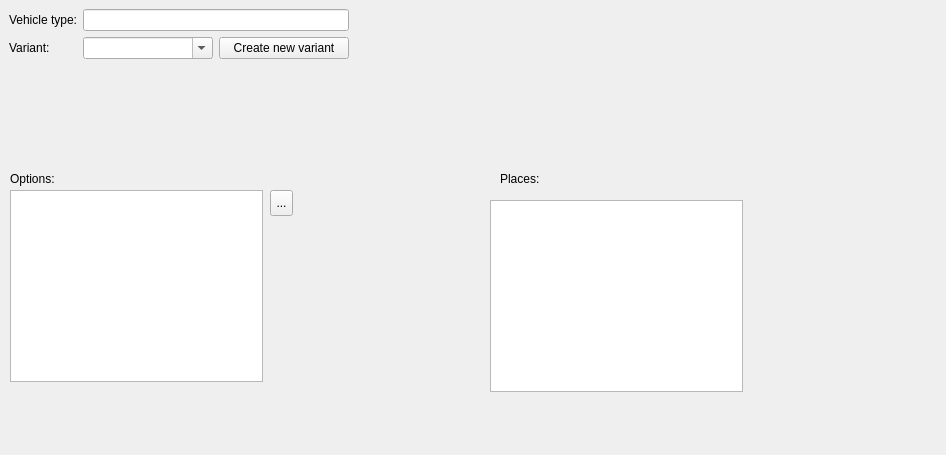
<?xml version="1.0" encoding="UTF-8"?>
<ui version="4.0">
 <class>VehicleTypeEditionWidget</class>
 <widget class="QWidget" name="VehicleTypeEditionWidget">
  <property name="geometry">
   <rect>
    <x>0</x>
    <y>0</y>
    <width>946</width>
    <height>455</height>
   </rect>
  </property>
  <property name="windowTitle">
   <string>Form</string>
  </property>
  <widget class="QLabel" name="label_3">
   <property name="geometry">
    <rect>
     <x>10</x>
     <y>170</y>
     <width>52</width>
     <height>18</height>
    </rect>
   </property>
   <property name="text">
    <string>Options:</string>
   </property>
  </widget>
  <widget class="QLabel" name="label_4">
   <property name="geometry">
    <rect>
     <x>500</x>
     <y>170</y>
     <width>42</width>
     <height>18</height>
    </rect>
   </property>
   <property name="text">
    <string>Places:</string>
   </property>
  </widget>
  <widget class="QTableView" name="tableView">
   <property name="geometry">
    <rect>
     <x>10</x>
     <y>190</y>
     <width>253</width>
     <height>192</height>
    </rect>
   </property>
  </widget>
  <widget class="QTableView" name="tableView_2">
   <property name="geometry">
    <rect>
     <x>490</x>
     <y>200</y>
     <width>253</width>
     <height>192</height>
    </rect>
   </property>
  </widget>
  <widget class="QToolButton" name="toolButton">
   <property name="geometry">
    <rect>
     <x>270</x>
     <y>190</y>
     <width>23</width>
     <height>26</height>
    </rect>
   </property>
   <property name="text">
    <string>...</string>
   </property>
  </widget>
  <widget class="QWidget" name="">
   <property name="geometry">
    <rect>
     <x>9</x>
     <y>9</y>
     <width>340</width>
     <height>68</height>
    </rect>
   </property>
   <layout class="QFormLayout" name="formLayout">
    <item row="0" column="0">
     <widget class="QLabel" name="label">
      <property name="text">
       <string>Vehicle type:</string>
      </property>
     </widget>
    </item>
    <item row="0" column="1">
     <widget class="QLineEdit" name="lineEdit"/>
    </item>
    <item row="1" column="0">
     <widget class="QLabel" name="label_2">
      <property name="text">
       <string>Variant:</string>
      </property>
     </widget>
    </item>
    <item row="1" column="1">
     <layout class="QHBoxLayout" name="horizontalLayout">
      <item>
       <widget class="QComboBox" name="comboBox">
        <property name="editable">
         <bool>true</bool>
        </property>
       </widget>
      </item>
      <item>
       <widget class="QPushButton" name="pushButton">
        <property name="text">
         <string>Create new variant</string>
        </property>
        <property name="icon">
         <iconset theme="document-new"/>
        </property>
       </widget>
      </item>
     </layout>
    </item>
   </layout>
  </widget>
 </widget>
 <resources/>
 <connections/>
</ui>
